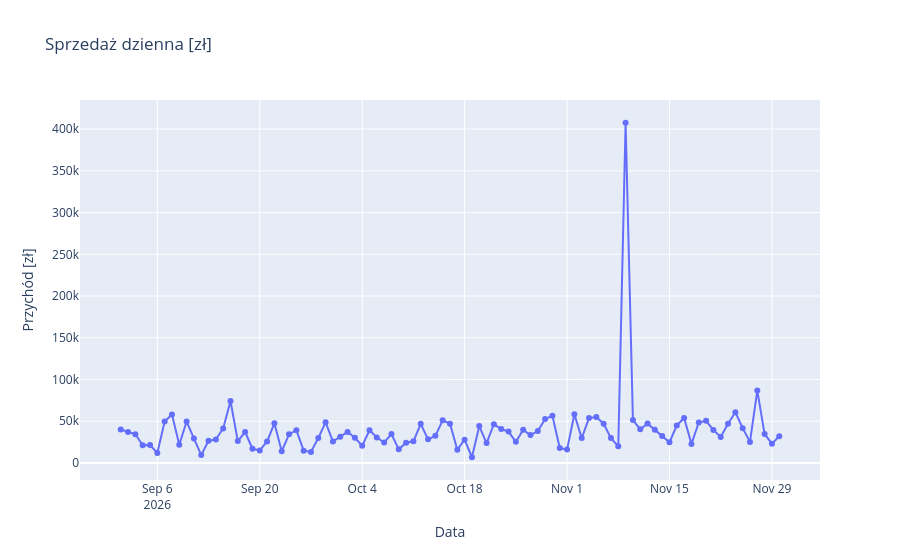

Source (notebook cell):
### Markdown cell above
## C. Plotly Express: interaktywne wykresy

Pierwszy poziom interaktywności nie wymaga żadnego kodu: wykres Plotly ma tooltip po najechaniu, zoom, przesuwanie i klikalną legendę.
Składnia `px.<typ>(df, x=..., y=..., color=...)` przypomina seaborn.

### Code cell
fig = px.line(daily_revenue(df), x="date", y="revenue", markers=True,
              title="Sprzedaż dzienna [zł]",
              labels={"date": "Data", "revenue": "Przychód [zł]"})
fig.show()
